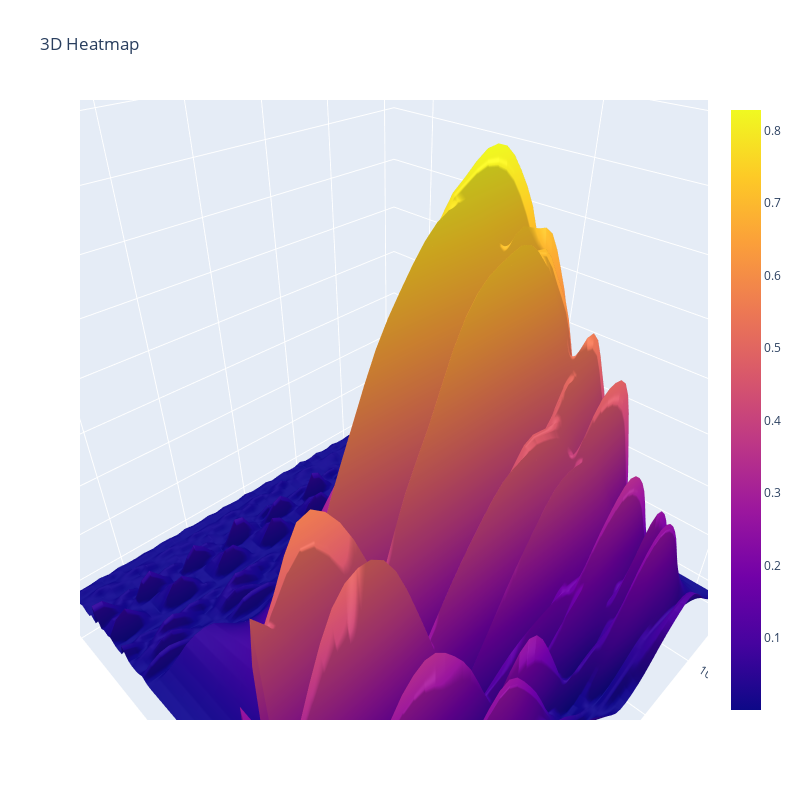

Notebook code cell kept with this figure:
### Code cell
x = load_nested_list_from_file('timeListList2.txt')
y = load_nested_list_from_file('pValList2.txt')
z = load_nested_list_from_file('markedProbList2.txt')

x_reshaped = np.array(x).flatten()
y_reshaped = np.array(y).flatten()
z_reshaped = np.array(z).flatten()

data = [{"type": "surface",
              "x": x,
              "y": y,
              "z": z}]

fig = go.Figure(data=data)
fig.update_layout(title='3D Heatmap',
                  scene=dict(xaxis_title='Time',
                             yaxis_title='P value',
                             zaxis_title='Marked Probability'),    autosize=False,
    width=800,
    height=800)

### Figure 1 — Plotly figure (JSON) as saved in the notebook; plotly's stock layout.template omitted (floating-point values rounded to 4 significant figures; data arrays with more than 128 entries replaced by an {"elided": "..."} marker saying what was removed)
{"data": [{"type": "surface", "x": {"elided": "50x50 float values"}, "y": {"elided": "50x50 float values"}, "z": {"elided": "50x50 float values"}}], "layout": {"autosize": false, "height": 800, "scene": {"aspectmode": "auto", "aspectratio": {"x": 1, "y": 1, "z": 1}, "camera": {"center": {"x": 0, "y": 0, "z": 0}, "eye": {"x": 0.7368, "y": 0.7368, "z": 0.7368}, "projection": {"type": "perspective"}, "up": {"x": 0, "y": 0, "z": 1}}, "xaxis": {"title": {"text": "Time"}, "type": "linear"}, "yaxis": {"title": {"text": "P value"}, "type": "linear"}, "zaxis": {"title": {"text": "Marked Probability"}, "type": "linear"}}, "title": {"text": "3D Heatmap"}, "width": 800}}
